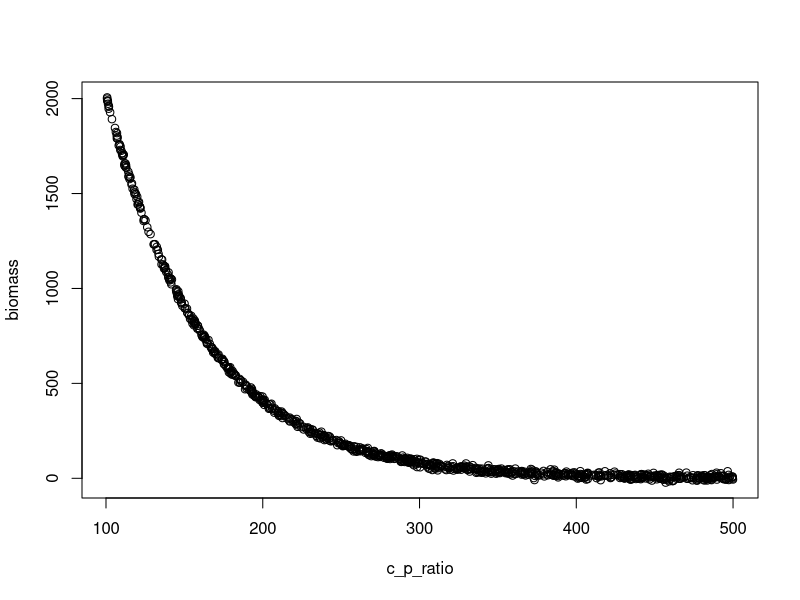

This chart was generated by the following R code:
## ---- chunk 1
knitr::opts_chunk$set(echo = TRUE)
## ---- chunk 2

detFunc <- function(x,a,b){
  return(a*exp(-b*x))
}

# specify the inverse link function
invLink <- function(z){
  return(z)
}

# Simulate Data

c_p_ratio<- runif(1000,min=100, max=500) # Predictor

a<-10000
b<-.016
biomass<-rnorm(1000,mean=detFunc(c_p_ratio,a,b), sd=10) #Response variabale

mydata<-data.frame("predictor" = c_p_ratio, "response"= biomass)

plot(c_p_ratio,biomass)

